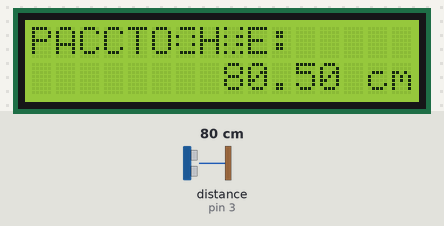
The sketch below on a simulated Arduino Uno, built with avr-gcc and run on an emulated ATmega328P. On the bench: 16×2 character LCD. The test bench sets the inputs (shaded band); at power-on: distance to the obstacle (sensor on pin 3) 80 cm. The echo pulse lasts 58.3 µs per cm.

Above: at 1.2 s.
1.3 s: distance to the obstacle (sensor on pin 3) set to 2 cm
At 3.4 s:
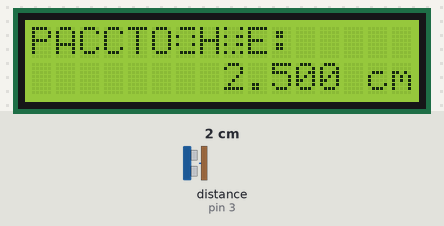
3.5 s: distance to the obstacle (sensor on pin 3) set to 4 cm
At 5.7 s:
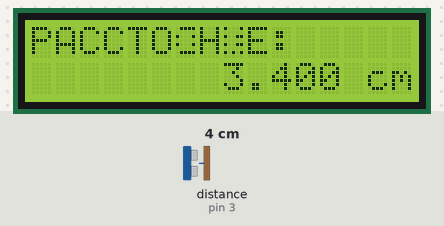
5.8 s: distance to the obstacle (sensor on pin 3) set to 9 cm
At 12.3 s:
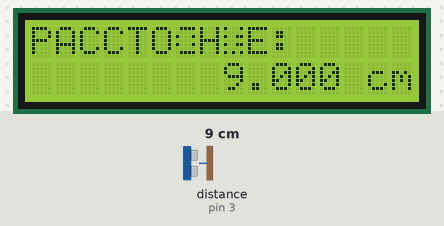
Timing chart, 0 to 13.8 s (numbered marks = the images above; inputs shaded):
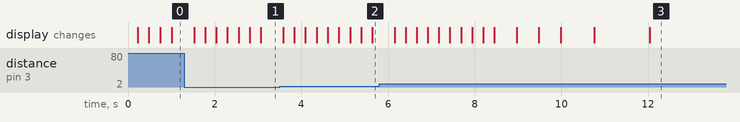

The sketch:

dalnomer.ino
```cpp
int ya_letter[8] = { // Я
  B01111,
  B10001,
  B10001,
  B01111,
  B00101,
  B01001,
  B10001,
  B00000
};

int i_letter[8] = { // И
  B10001,
    B10011,
    B10011,
    B10101,
    B10101,
    B11001,
    B10001,
    B00000
};


#include <LiquidCrystal_PCF8574.h>
LiquidCrystal_PCF8574 lcd(0x27);// адрес экрана 0x27

#define trigPin 4
#define echoPin 3

#include <NewPing.h>
NewPing sonar(trigPin, echoPin, 400);

float dist_3[3] = {0.0, 0.0, 0.0}; // массив для хранения трёх последних измерений
float middle, dist, dist_filtered, dist_filtered_old;
float k;
byte i, delta;
unsigned long dispIsrTimer, sensTimer;

void setup() {
  Serial.begin (9600);
  pinMode(trigPin, OUTPUT);
  pinMode(echoPin, INPUT);
  lcd.begin(16, 2);// у нас экран 16 столбцов на 2 строки
  lcd.setBacklight(255); //установить яркость подсветки на максимум
  lcd.createChar(0, ya_letter);
  lcd.createChar(1, i_letter);
  lcd.clear(); // очистить экран и установить курсор в позицию 0, 0
  lcd.setCursor(0, 0);
  lcd.print("PACCTO");
  lcd.print(char(0)); //Я
  lcd.print("H");
  lcd.print(char(1)); //И
  lcd.print("E:");
  lcd.setCursor(14, 1);
  lcd.print("cm");
}
void loop() {

  // put your main code here, to run repeatedly:
  if (millis() - sensTimer > 100) {                          // измерение и вывод каждые 50 мс
    // счётчик от 0 до 2
    // каждую итерацию таймера i последовательно принимает значения 0, 1, 2, и так по кругу
    if (i > 1) i = 0;
    else i++;

    dist_3[i] = (float)sonar.ping() / 57.5 ;   // получить расстояние в текущую ячейку массива

    dist = middle_of_3(dist_3[0], dist_3[1], dist_3[2]);    // фильтровать медианным фильтром из 3ёх последних измерений

    delta = abs(dist_filtered - dist);                      // расчёт изменения с предыдущим
    if (delta > 1) k = 0.7;                                 // если большое - резкий коэффициент
    else k = 0.1;                                           // если маленькое - плавный коэффициент
    dist_filtered_old = dist_filtered;
    dist_filtered = (dist * k + dist_filtered * (1 - k)) ;     // фильтр "бегущее среднее"

    if (dist_filtered_old != dist_filtered){
      long value = 0;// вывести
      lcd.setCursor(8, 1);
      lcd.print((float)round(dist_filtered * 10) / 10);
      delay(150);
    }
    sensTimer = millis();                                   // сбросить таймер
  }
}

// медианный фильтр из 3ёх значений
float middle_of_3(float a, float b, float c) {
  if ((a <= b) && (a <= c)) {
    middle = (b <= c) ? b : c;
  }
  else {
    if ((b <= a) && (b <= c)) {
      middle = (a <= c) ? a : c;
    }
    else {
      middle = (a <= b) ? a : b;
    }
  }
  return middle;
}
```
